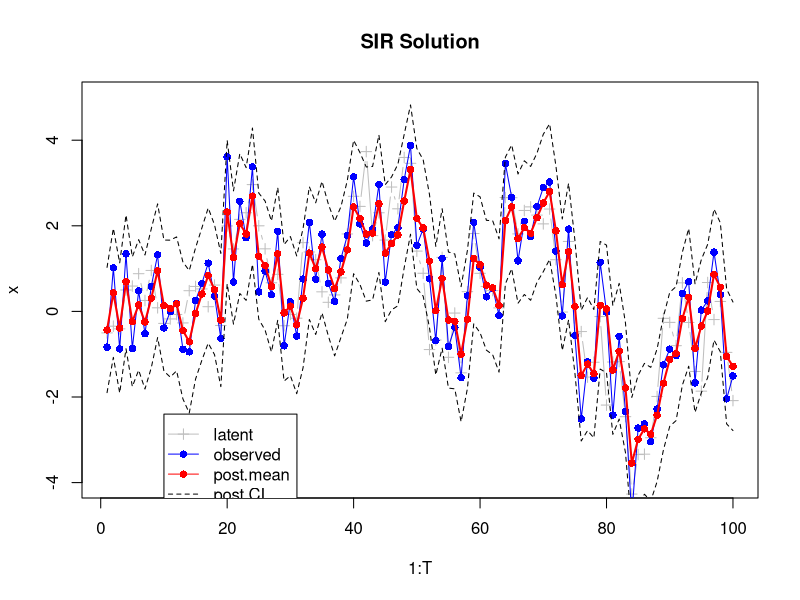

Generate this figure with R:
# Description: 
#   This script shows SMC method using SIR algorithm in linear Gaussian state-space model
# 
# Details:
#   x.1 ~ N(0, 1) 
#   x.n = phi x.{n-1} + v.n, v.n ~ N(0,s.v^2) 
#   y.n = x.n + w.n, w.n~ N(0,s.w^2) 
#
# License: GNU v3
#
# Date: October 19, 2016
#
# Authors:  
#    Rcode was written by Jiali Lin.
#    Depts. of Statistics, Virginia Tech,
#    Hutcheson Hall, 403K, Blacksburg, VA 24061 
#
# References:
#    <http://www.apps.stat.vt.edu/zhu/teaching/2016/6474/6474_2016.htm>

rm(list = ls())

set.seed(100)

# Initial value
T <- 100
S.v <- 1
S.w <- 1 
phi <- 0.95
x <- rep(NA, T)  # latent sequence
y <- rep(NA, T)  # observed sequence
x[1] <- rnorm(1, mean = 0, sd = 1)
for (i in 2:T){
  x[i] <- phi*x[i-1] + rnorm(1, mean = 0, sd = S.v)
}
y <- x + rnorm(T, mean = 0, sd = S.w)

# Initialize storage
N <- 1000 
Xs <- matrix(NA, N, T) 
logweight <- matrix(NA, N, T)
weight.normalized <- matrix(NA, N, T)
mu.Xs <- rep(NA, T)
var.Xs <- rep(NA, T)


for (t in 1:T){
  
  if (t == 1){
    Xs[, t] <- rnorm(N, mean =  0, sd = 1)
  }else{
    # propagate particles according to prior 
    Xs[, t] <- rnorm(N, mean = phi * Xs[, t-1], sd = S.v)    
  }
  logweight[, t] <- dnorm(y[t], mean = Xs[, t], sd = S.w, log = T)    
  
  weight.normalized[, t] <- exp(logweight[, t]) / sum(exp(logweight[, t]))
  
  # Resample
  Xs.resample <- sample(Xs[, t], size = N, replace = T, prob = weight.normalized[, t])
  Xs[, t] <- Xs.resample
  mu.Xs[t] <- mean(Xs.resample)
  var.Xs[t] <- var(Xs.resample)  
}

# win.graph()
plot(1:T, x, type = 'b', pch = 3, col = 'grey', main = 'SIR Solution', ylim = c(-4, 5))
points(1:T, y, pch = 16, col = 'blue')
lines(1:T, y,  col = 'blue')
lines(mu.Xs - 2 * sqrt(var.Xs), lty = 2, col = 'black')
lines(mu.Xs + 2 * sqrt(var.Xs), lty = 2, col = 'black')
lines(mu.Xs, col = "red", lwd = 2)
points(mu.Xs, col = "red", lwd = 2, pch = 16)
legend(10, -2.4, c('latent', 'observed', 'post.mean', 'post.CI'),
       pch = c(3, 16, 16, NA), col = c('grey', 'blue', 'red', 'black'), lty = c(1, 1, 1, 2))